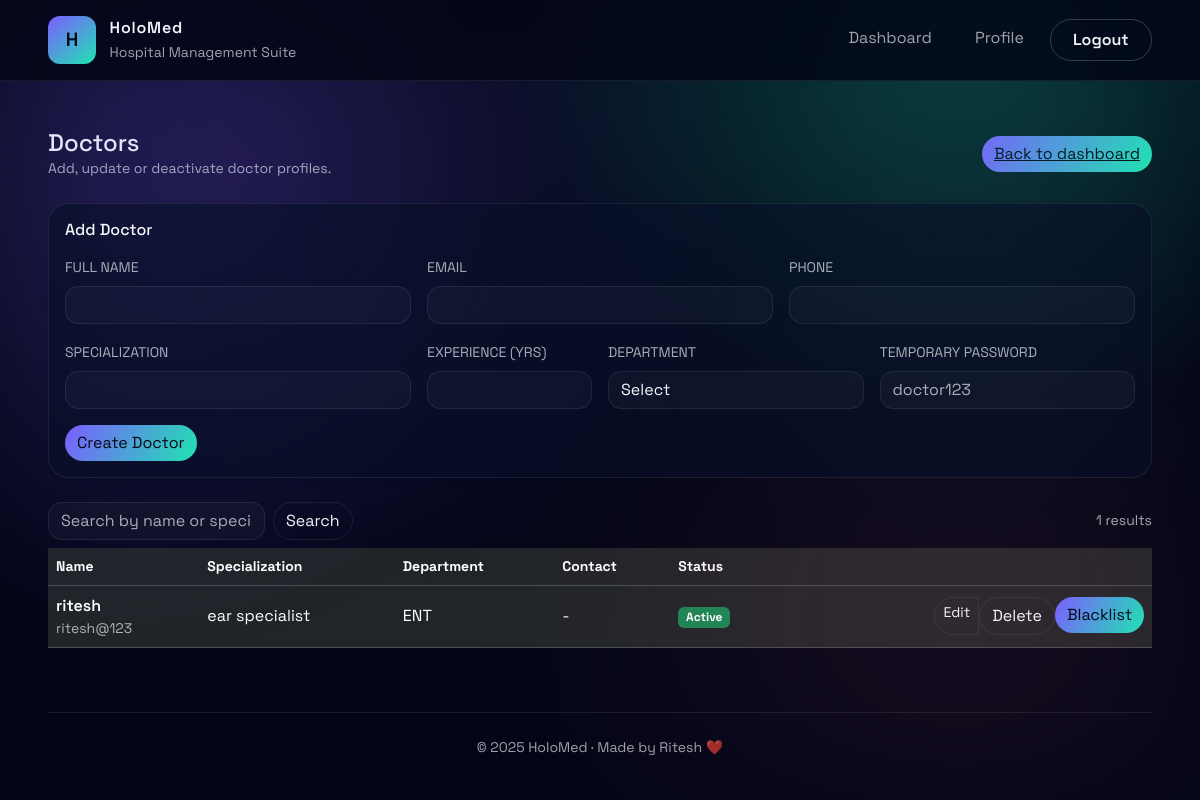
Page /admin/doctors (signed in) on the committed database.
### app.py (models this page shows, shortened)
class User(db.Model):
    id = db.Column(db.Integer, primary_key=True)
    role = db.Column(db.String(20), nullable=False)
    full_name = db.Column(db.String(120), nullable=False)
    email = db.Column(db.String(120), unique=True, nullable=False)
    phone = db.Column(db.String(50))
    password_hash = db.Column(db.String(255), nullable=False)
    specialization = db.Column(db.String(120))
    experience_years = db.Column(db.Integer)
    bio = db.Column(db.Text)
    department_id = db.Column(db.Integer, db.ForeignKey("department.id"))
    is_active = db.Column(db.Boolean, default=True)
    is_blacklisted = db.Column(db.Boolean, default=False)
    created_at = db.Column(db.DateTime, default=datetime.utcnow)
    appointments_as_patient = db.relationship(
        "Appointment", foreign_keys="Appointment.patient_id", backref="patient", lazy=True
    )
    appointments_as_doctor = db.relationship(
        "Appointment", foreign_keys="Appointment.doctor_id", backref="doctor", lazy=True
    )

class Department(db.Model):
    id = db.Column(db.Integer, primary_key=True)
    name = db.Column(db.String(100), unique=True, nullable=False)
    description = db.Column(db.Text, nullable=True)
    doctors = db.relationship("User", backref="department", lazy=True)

### app.py (the view, shortened to what this page needs)
@app.route("/admin/doctors", methods=["GET", "POST"])
@login_required(role="admin")
def manage_doctors():
    departments = Department.query.all()
    search = request.args.get("q")
    query = User.query.filter_by(role="doctor")
    doctors = query.order_by(User.full_name).all()
    return render_template("admin/doctors.html", doctors=doctors, departments=departments)

### app.py (called while the page is built)
def get_current_user():
    user_id = session.get("user_id")
    if user_id:
        return User.query.get(user_id)
    return None

def login_required(role=None):
    def decorator(fn):
        @wraps(fn)
        def wrapper(*args, **kwargs):
            if not g.user:
                flash("Please log in to continue.", "warning")
                return redirect(url_for("login"))
            if role and g.user.role != role:
                flash("You are not authorized to view this page.", "danger")
                return redirect(url_for("dashboard"))
            return fn(*args, **kwargs)
        return wrapper
    return decorator

@app.before_request
def load_user():
    g.user = get_current_user()

@app.context_processor
def inject_helpers():
    def format_date(value):
        return value.strftime("%d %b %Y")
    return {
        "format_date": format_date,
        "today": date.today,
        "datetime": datetime,
        "timedelta": timedelta,
    }

### templates/admin/doctors.html (shortened to what this page needs)
{% extends "base.html" %}
{% block content %}
  <div class="d-flex justify-content-between align-items-center mb-4">
    <div>
      <h1 class="h4 mb-0">Doctors</h1>
      <p class="text-muted small mb-0">Add, update or deactivate doctor profiles.</p>
    </div>
    <a href="{{ url_for('dashboard') }}" class="btn btn-link">Back to dashboard</a>
  </div>
  <div class="card shadow-sm mb-4">
    <div class="card-body">
      <h2 class="h6 mb-3">Add Doctor</h2>
      <form method="post">
        <div class="row g-3">
          <div class="col-md-4">
            <label class="form-label small text-uppercase text-muted">Full name</label>
            <input type="text" name="full_name" class="form-control" required>
          </div>
          <div class="col-md-4">
            <label class="form-label small text-uppercase text-muted">Email</label>
            <input type="email" name="email" class="form-control" required>
          </div>
          <div class="col-md-4">
            <label class="form-label small text-uppercase text-muted">Phone</label>
            <input type="text" name="phone" class="form-control">
          </div>
          <div class="col-md-4">
            <label class="form-label small text-uppercase text-muted">Specialization</label>
            <input type="text" name="specialization" class="form-control">
          </div>
          <div class="col-md-2">
            <label class="form-label small text-uppercase text-muted">Experience (yrs)</label>
            <input type="number" min="0" name="experience_years" class="form-control">
          </div>
          <div class="col-md-3">
            <label class="form-label small text-uppercase text-muted">Department</label>
            <select class="form-select" name="department_id">
              <option value="">Select</option>
            </select>
          </div>
          <div class="col-md-3">
            <label class="form-label small text-uppercase text-muted">Temporary password</label>
            <input type="text" name="password" class="form-control" placeholder="doctor123">
          </div>
        </div>
        <div class="mt-3">
          <button class="btn btn-primary">Create Doctor</button>
        </div>
      </form>
    </div>
  </div>
  <div class="d-flex justify-content-between align-items-center mb-2">
    <form class="d-flex" method="get">
      <input type="text" name="q" class="form-control" placeholder="Search by name or specialization" value="{{ request.args.get('q','') }}">
      <button class="btn btn-outline-secondary ms-2">Search</button>
    </form>
    <p class="text-muted small mb-0">{{ doctors|length }} results</p>
  </div>
  <div class="table-responsive">
    <table class="table table-hover align-middle">
      <thead class="small text-muted">
        <tr>
          <th>Name</th>
          <th>Specialization</th>
          <th>Department</th>
          <th>Contact</th>
          <th>Status</th>
          <th></th>
        </tr>
      </thead>
      <tbody>
        {% for doctor in doctors %}
          <tr>
            <td>
              <div class="fw-semibold">{{ doctor.full_name }}</div>
              <div class="small text-muted">{{ doctor.email }}</div>
            </td>
            <td>{{ doctor.specialization or 'General' }}</td>
            <td>{{ doctor.department.name if doctor.department else '-' }}</td>
            <td>{{ doctor.phone or '-' }}</td>
            <td>
              {% if doctor.is_active %}
                <span class="badge text-bg-success">Active</span>
              {% else %}
                <span class="badge text-bg-secondary">Inactive</span>
              {% endif %}
            </td>
            <td class="text-end">
              <div class="btn-group btn-group-sm">
                <a href="{{ url_for('edit_doctor', doctor_id=doctor.id) }}" class="btn btn-outline-primary">Edit</a>
                <form action="{{ url_for('delete_doctor', doctor_id=doctor.id) }}" method="post" class="d-inline">
                  <button type="submit" class="btn btn-outline-danger">Delete</button>
                </form>
                <form action="{{ url_for('blacklist_doctor', doctor_id=doctor.id) }}" method="post" class="d-inline">
                  <button type="submit" class="btn btn-outline-warning">
                    {% if doctor.is_blacklisted %}Unblacklist{% else %}Blacklist{% endif %}
                  </button>
                </form>
              </div>
            </td>
          </tr>
        {% else %}
          <tr>
            <td colspan="6" class="text-center text-muted">No doctor records.</td>
          </tr>
        {% endfor %}
      </tbody>
    </table>
  </div>
{% endblock %}

### static/css/styles.css (style rules this page uses)
:root { --hms-bg: #030617; --hms-panel: rgba(9, 16, 40, 0.65); --hms-outline: rgba(255, 255, 255, 0.08); --hms-primary: #7c5dff; --hms-secondary: #20e3b2; --hms-text: #f4f6fb; --hms-muted: rgba(244, 246, 251, 0.65); }
body { font-family: "Space Grotesk", system-ui, -apple-system, BlinkMacSystemFont, "Segoe UI", sans-serif; color: var(--hms-text); background: radial-gradient(circle at 20% 20%, rgba(124, 93, 255, 0.15), transparent 45%), radial-gradient(circle at 80% 0%, rgba(32, 227, 178, 0.18), transparent 35%), var(--hms-bg); min-height: 100vh; margin: 0; }
* { font-family: inherit; }
h1, h2, h3, h4, h5, h6, p, span, div, a, button, label, input, select, textarea { font-family: "Space Grotesk", system-ui, -apple-system, BlinkMacSystemFont, "Segoe UI", sans-serif; }
.app-body { position: relative; overflow-x: hidden; }
.card, .stat-card, .department-tile { background: var(--hms-panel); border: 1px solid var(--hms-outline); border-radius: 1.25rem; box-shadow: 0 20px 60px rgba(0, 0, 0, 0.35); color: var(--hms-text); font-family: "Space Grotesk", system-ui, -apple-system, BlinkMacSystemFont, "Segoe UI", sans-serif; }
.card-body { color: var(--hms-text); font-family: "Space Grotesk", system-ui, -apple-system, BlinkMacSystemFont, "Segoe UI", sans-serif; }
.card-body p, .card-body .text-muted, .card-body .text-muted-50 { color: var(--hms-muted); font-family: "Space Grotesk", system-ui, -apple-system, BlinkMacSystemFont, "Segoe UI", sans-serif; }
.btn, .btn-primary { border-radius: 999px; border: none; background: linear-gradient(120deg, var(--hms-primary), var(--hms-secondary)); color: #050915; }
.btn-outline-primary, .btn-outline-danger, .btn-outline-secondary { border-radius: 999px; border: 1px solid var(--hms-outline); color: var(--hms-text); background: transparent; }
.table { color: var(--hms-text); }
.table thead { color: var(--hms-muted); }
.form-control, .form-select, select, textarea { background: rgba(255, 255, 255, 0.03); border: 1px solid var(--hms-outline); color: var(--hms-text); border-radius: 0.85rem; }
.form-select option, select option { background-color: #050915; color: var(--hms-text); }

### rows in the picture
User: full_name "ritesh", email "ritesh@123", specialization "ear specialist", department "ENT", phone "-", is_active "Active", is_blacklisted "Blacklist"

### other values in the picture
{{ doctors|length }} "1"
